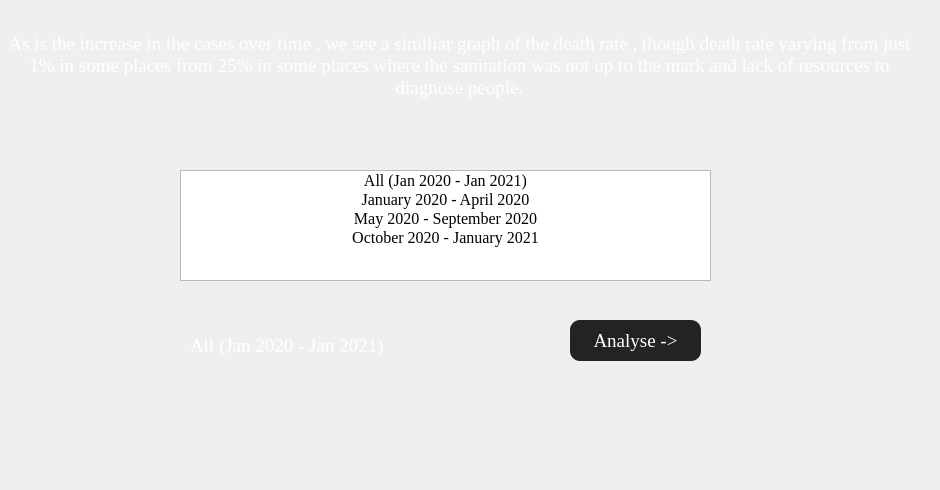
                 <widget class="QWidget" name="page_12">
                  <widget class="QLabel" name="label_17">
                   <property name="geometry">
                    <rect>
                     <x>4</x>
                     <y>20</y>
                     <width>911</width>
                     <height>91</height>
                    </rect>
                   </property>
                   <property name="font">
                    <font>
                     <family>Georgia</family>
                     <pointsize>14</pointsize>
                    </font>
                   </property>
                   <property name="styleSheet">
                    <string notr="true">color: rgb(255, 255, 255);</string>
                   </property>
                   <property name="text">
                    <string>As is the increase in the cases over time , we see a similiar graph of the death rate , though death rate varying from just 1% in some places from 25% in some places where the sanitation was not up to the mark and lack of resources to diagnose people.</string>
                   </property>
                   <property name="alignment">
                    <set>Qt::AlignCenter</set>
                   </property>
                   <property name="wordWrap">
                    <bool>true</bool>
                   </property>
                  </widget>
                  <widget class="QListWidget" name="death_list">
                   <property name="geometry">
                    <rect>
                     <x>180</x>
                     <y>170</y>
                     <width>531</width>
                     <height>111</height>
                    </rect>
                   </property>
                   <item>
                    <property name="text">
                     <string>All (Jan 2020 - Jan 2021)</string>
                    </property>
                    <property name="font">
                     <font>
                      <family>Georgia</family>
                      <pointsize>12</pointsize>
                     </font>
                    </property>
                    <property name="textAlignment">
                     <set>AlignCenter</set>
                    </property>
                    <property name="background">
                     <brush brushstyle="NoBrush">
                      <color alpha="255">
                       <red>85</red>
                       <green>170</green>
                       <blue>255</blue>
                      </color>
                     </brush>
                    </property>
                    <property name="foreground">
                     <brush brushstyle="NoBrush">
                      <color alpha="255">
                       <red>255</red>
                       <green>255</green>
                       <blue>255</blue>
                      </color>
                     </brush>
                    </property>
                   </item>
                   <item>
                    <property name="text">
                     <string>January 2020 - April 2020</string>
                    </property>
                    <property name="font">
                     <font>
                      <family>Georgia</family>
                      <pointsize>12</pointsize>
                     </font>
                    </property>
                    <property name="textAlignment">
                     <set>AlignCenter</set>
                    </property>
                    <property name="background">
                     <brush brushstyle="NoBrush">
                      <color alpha="255">
                       <red>85</red>
                       <green>170</green>
                       <blue>255</blue>
                      </color>
                     </brush>
                    </property>
                    <property name="foreground">
                     <brush brushstyle="NoBrush">
                      <color alpha="255">
                       <red>255</red>
                       <green>255</green>
                       <blue>255</blue>
                      </color>
                     </brush>
                    </property>
                   </item>
                   <item>
                    <property name="text">
                     <string>May 2020 - September 2020</string>
                    </property>
                    <property name="font">
                     <font>
                      <family>Georgia</family>
                      <pointsize>12</pointsize>
                     </font>
                    </property>
                    <property name="textAlignment">
                     <set>AlignCenter</set>
                    </property>
                    <property name="background">
                     <brush brushstyle="NoBrush">
                      <color alpha="255">
                       <red>85</red>
                       <green>170</green>
                       <blue>255</blue>
                      </color>
                     </brush>
                    </property>
                    <property name="foreground">
                     <brush brushstyle="NoBrush">
                      <color alpha="255">
                       <red>255</red>
                       <green>255</green>
                       <blue>255</blue>
                      </color>
                     </brush>
                    </property>
                   </item>
                   <item>
                    <property name="text">
                     <string>October 2020 - January 2021</string>
                    </property>
                    <property name="font">
                     <font>
                      <family>Georgia</family>
                      <pointsize>12</pointsize>
                     </font>
                    </property>
                    <property name="textAlignment">
                     <set>AlignCenter</set>
                    </property>
                    <property name="background">
                     <brush brushstyle="NoBrush">
                      <color alpha="255">
                       <red>85</red>
                       <green>170</green>
                       <blue>255</blue>
                      </color>
                     </brush>
                    </property>
                    <property name="foreground">
                     <brush brushstyle="NoBrush">
                      <color alpha="255">
                       <red>255</red>
                       <green>255</green>
                       <blue>255</blue>
                      </color>
                     </brush>
                    </property>
                   </item>
                  </widget>
                  <widget class="QLabel" name="selected_label">
                   <property name="geometry">
                    <rect>
                     <x>190</x>
                     <y>330</y>
                     <width>271</width>
                     <height>31</height>
                    </rect>
                   </property>
                   <property name="font">
                    <font>
                     <family>Georgia</family>
                     <pointsize>14</pointsize>
                    </font>
                   </property>
                   <property name="styleSheet">
                    <string notr="true">color: rgb(255, 255, 255);</string>
                   </property>
                   <property name="text">
                    <string>All (Jan 2020 - Jan 2021)</string>
                   </property>
                  </widget>
                  <widget class="QPushButton" name="Analyse_button__death">
                   <property name="geometry">
                    <rect>
                     <x>570</x>
                     <y>320</y>
                     <width>131</width>
                     <height>41</height>
                    </rect>
                   </property>
                   <property name="font">
                    <font>
                     <family>Georgia</family>
                     <pointsize>14</pointsize>
                    </font>
                   </property>
                   <property name="styleSheet">
                    <string notr="true">QPushButton {
	color: rgb(255, 255, 255);
	background-color: rgb(35, 35, 35);
	border: 0px solid;
	border-radius:10px;
}
QPushButton:hover {
	background-color: rgb(85, 170, 255);
}</string>
                   </property>
                   <property name="text">
                    <string>Analyse -&gt;</string>
                   </property>
                  </widget>
                  <widget class="QLabel" name="label_20">
                   <property name="geometry">
                    <rect>
                     <x>370</x>
                     <y>410</y>
                     <width>91</width>
                     <height>71</height>
                    </rect>
                   </property>
                   <property name="text">
                    <string/>
                   </property>
                   <property name="pixmap">
                    <pixmap>heart_beat.png</pixmap>
                   </property>
                   <property name="scaledContents">
                    <bool>false</bool>
                   </property>
                  </widget>
                  <widget class="QLabel" name="label_21">
                   <property name="geometry">
                    <rect>
                     <x>280</x>
                     <y>410</y>
                     <width>91</width>
                     <height>71</height>
                    </rect>
                   </property>
                   <property name="text">
                    <string/>
                   </property>
                   <property name="pixmap">
                    <pixmap>heart_beat.png</pixmap>
                   </property>
                   <property name="scaledContents">
                    <bool>false</bool>
                   </property>
                  </widget>
                  <widget class="QLabel" name="label_22">
                   <property name="geometry">
                    <rect>
                     <x>190</x>
                     <y>410</y>
                     <width>91</width>
                     <height>71</height>
                    </rect>
                   </property>
                   <property name="text">
                    <string/>
                   </property>
                   <property name="pixmap">
                    <pixmap>heart_beat.png</pixmap>
                   </property>
                   <property name="scaledContents">
                    <bool>false</bool>
                   </property>
                  </widget>
                  <widget class="QLabel" name="label_23">
                   <property name="geometry">
                    <rect>
                     <x>100</x>
                     <y>410</y>
                     <width>91</width>
                     <height>71</height>
                    </rect>
                   </property>
                   <property name="text">
                    <string/>
                   </property>
                   <property name="pixmap">
                    <pixmap>heart_beat.png</pixmap>
                   </property>
                   <property name="scaledContents">
                    <bool>false</bool>
                   </property>
                  </widget>
                  <widget class="QLabel" name="label_24">
                   <property name="geometry">
                    <rect>
                     <x>10</x>
                     <y>410</y>
                     <width>91</width>
                     <height>71</height>
                    </rect>
                   </property>
                   <property name="text">
                    <string/>
                   </property>
                   <property name="pixmap">
                    <pixmap>heart_beat.png</pixmap>
                   </property>
                   <property name="scaledContents">
                    <bool>false</bool>
                   </property>
                  </widget>
                  <widget class="QLabel" name="label_25">
                   <property name="geometry">
                    <rect>
                     <x>460</x>
                     <y>410</y>
                     <width>91</width>
                     <height>71</height>
                    </rect>
                   </property>
                   <property name="text">
                    <string/>
                   </property>
                   <property name="pixmap">
                    <pixmap>heart_beat.png</pixmap>
                   </property>
                   <property name="scaledContents">
                    <bool>false</bool>
                   </property>
                  </widget>
                  <widget class="QLabel" name="label_26">
                   <property name="geometry">
                    <rect>
                     <x>550</x>
                     <y>410</y>
                     <width>91</width>
                     <height>71</height>
                    </rect>
                   </property>
                   <property name="text">
                    <string/>
                   </property>
                   <property name="pixmap">
                    <pixmap>heart_beat.png</pixmap>
                   </property>
                   <property name="scaledContents">
                    <bool>false</bool>
                   </property>
                  </widget>
                  <widget class="QLabel" name="label_27">
                   <property name="geometry">
                    <rect>
                     <x>640</x>
                     <y>410</y>
                     <width>291</width>
                     <height>71</height>
                    </rect>
                   </property>
                   <property name="text">
                    <string/>
                   </property>
                   <property name="pixmap">
                    <pixmap>heart_beat.png</pixmap>
                   </property>
                   <property name="scaledContents">
                    <bool>false</bool>
                   </property>
                  </widget>
                 </widget>
